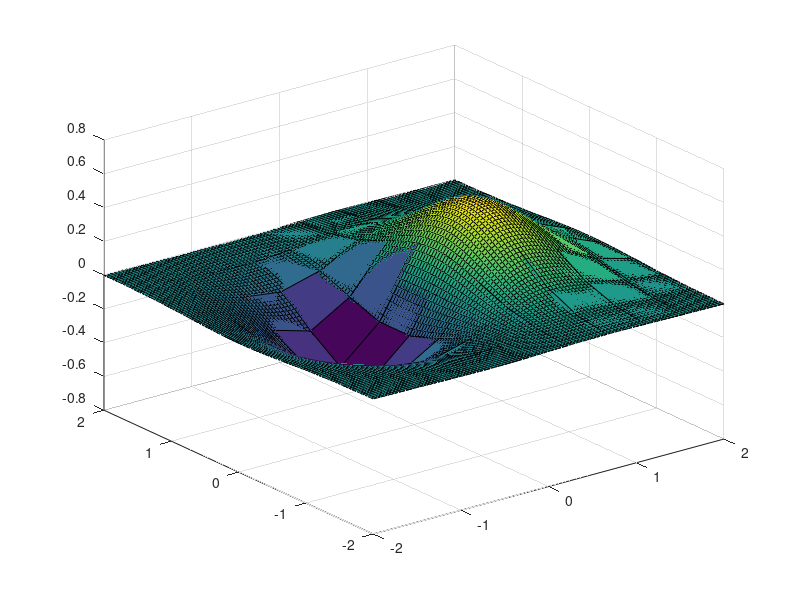

Write the MATLAB code that produced this figure.
eps = 0.5;
Nx = 10;
Ny = 10;
xxx = linspace(-2, 2,100);
yyy = linspace(-2, 2, 100);

xx = linspace(-2,2,Nx);
yy = linspace(-2,2,Ny);

[X1, Y1] = meshgrid(xxx, yyy);
[X2, Y2] = meshgrid(xx, yy);
nodes = zeros(Nx*Ny, 2);
for i = 1:Nx
    for j = 1:Ny
        nodes((i-1)*Ny + j,:) = [xx(i), yy(j)];
    end
end

nodes

mq_rbf = @(x,y,eps) sqrt(1 + (eps*norm(x-y,2)));
test_function = @(x, y) x.*exp(-x.^2-y.^2);

F1 = test_function(X1, Y1);
surf(X1, Y1, F1)
hold on
u = zeros(length(nodes),1);
A = zeros(length(nodes), length(nodes));

for i = 1:length(nodes)
    for j = 1:length(nodes)
        A(i, j) = mq_rbf(nodes(i,:), nodes(j,:), eps);
    end
end

for i = 1:length(nodes)
    u(i) = test_function(nodes(i,1), nodes(i,2));
end

lambda = A\u;
J = zeros(Nx, 1);

for i = 1:length(nodes)
    sum = 0;
    for j = 1:length(nodes)
        sum = sum + lambda(j)*mq_rbf(nodes(i,:), nodes(j,:), eps);
    end
    J(i) = sum;
end
disp(J)
U = zeros(Nx, Ny);
for i = 1:Nx
    for j = 1:Ny
        U(j, i) = J((i-1)*Ny+j);
    end
end
surf(X2, Y2, U)

